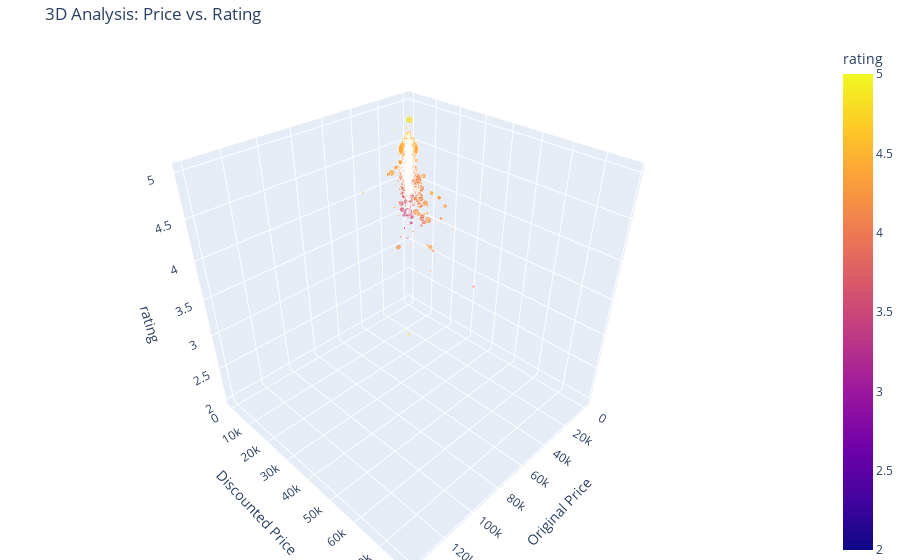

Notebook cell for this chart:
### Code cell
import plotly.express as px

# 3D Scatter Plot 생성
fig = px.scatter_3d(
    df, 
    x='actual_price', 
    y='discounted_price', 
    z='rating',
    color='rating',           # 평점에 따라 색상 변경
    size='rating_count',      # 리뷰 수가 많을수록 점을 크게 표시
    opacity=0.7,
    labels={'actual_price': 'Original Price', 'discounted_price': 'Discounted Price', 'rating': 'rating'},
    title='3D Analysis: Price vs. Rating'
)

# 레이아웃 설정 (차트가 너무 작지 않게)
fig.update_layout(margin=dict(l=0, r=0, b=0, t=40))
fig.show()

### Figure 1 — Plotly figure (JSON) as saved in the notebook; plotly's stock layout.template omitted (floating-point values rounded to 4 significant figures; data arrays with more than 128 entries replaced by an {"elided": "..."} marker saying what was removed)
{"data": [{"hovertemplate": "Original Price=%{x}<br>Discounted Price=%{y}<br>rating=%{marker.color}<br>rating_count=%{marker.size}<extra></extra>", "legendgroup": "", "marker": {"color": {"elided": "1424 float values"}, "coloraxis": "coloraxis", "opacity": 0.7, "size": {"elided": "1424 float values"}, "sizemode": "area", "sizeref": 1067.0, "symbol": "circle"}, "mode": "markers", "name": "", "scene": "scene", "showlegend": false, "type": "scatter3d", "x": {"elided": "1424 float values"}, "y": {"elided": "1424 float values"}, "z": {"elided": "1424 float values"}}], "layout": {"coloraxis": {"colorbar": {"title": {"text": "rating"}}, "colorscale": [[0, "#0d0887"], [0.1111, "#46039f"], [0.2222, "#7201a8"], [0.3333, "#9c179e"], [0.4444, "#bd3786"], [0.5556, "#d8576b"], [0.6667, "#ed7953"], [0.7778, "#fb9f3a"], [0.8889, "#fdca26"], [1, "#f0f921"]]}, "legend": {"itemsizing": "constant", "tracegroupgap": 0}, "margin": {"b": 0, "l": 0, "r": 0, "t": 40}, "scene": {"domain": {"x": [0, 1], "y": [0, 1]}, "xaxis": {"title": {"text": "Original Price"}}, "yaxis": {"title": {"text": "Discounted Price"}}, "zaxis": {"title": {"text": "rating"}}}, "title": {"text": "3D Analysis: Price vs. Rating"}}}
